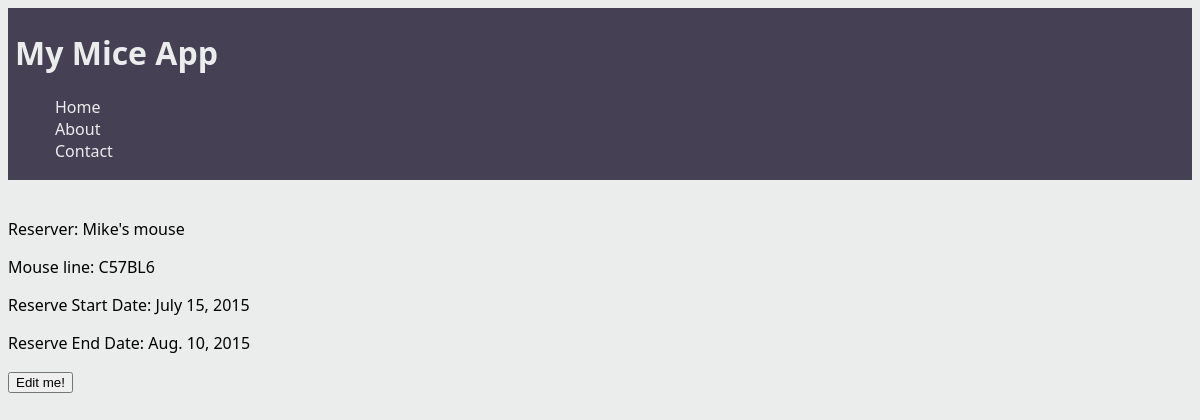
The page /things/Mouse2/ on the database its author committed.
### tracker/models.py (models this page shows)
class Profile(models.Model):
    name = models.CharField(max_length=255, blank=True)
    PSC = models.CharField(max_length=255)
    mouse = models.CharField(max_length=255, blank=True)
    startDate = models.DateField(blank=True, null=True)
    endDate = models.DateField(blank=True, null=True)
    slug = models.SlugField(unique=True)

### tracker/views.py (the view)
# urls.py: url(r'^things/(?P<slug>[-\w]+)/$', 'tracker.views.specifics',
def specifics(request, slug):
    details = Profile.objects.get(slug=slug)
    return render(request, 'things/specifics.html', {
        'details': details,
    })

### tracker/templates/things/specifics.html (shortened to what this page needs)
{% extends 'layouts/base.html' %}
{% block content %}
    <br>
    <p>Reserver: {{ details.name }}</p>
    <p>Mouse line: {{ details.mouse}}</p>
    <p>Reserve Start Date: {{ details.startDate }}</p>
    <p>Reserve End Date: {{ details.endDate }}</p>
<form action="{% url 'edit_entry' slug=details.slug %}">
<button>Edit me!</button>
</form>
{% endblock %}

### tracker/static/css/style.css (style rules this page uses)
body { background-color: #EBEDED; font-family: Optima,Segoe,Segoe UI,Candara,Calibri,Arial,sans-serif; }

### rows shown on the page
Profile: name "Mike's mouse", mouse "C57BL6", startDate "July 15, 2015", endDate "Aug. 10, 2015"
